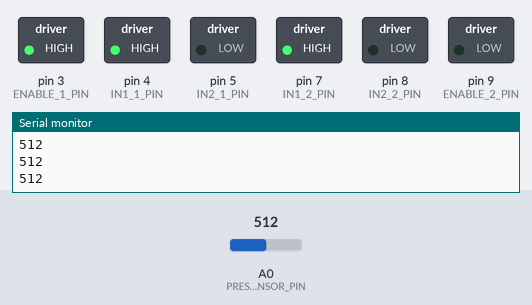
The sketch below on a simulated Arduino Uno, built with avr-gcc and run on an emulated ATmega328P. Shown: switched loads named in the sketch (green lamp = pin HIGH), the last lines printed to the serial monitor. The inputs (shaded band) are chosen by the test bench; at power-on: A0 (PRESSURE_SENSOR_PIN) = 512.

Above: at 1.2 s.
1.3 s: A0 (PRESSURE_SENSOR_PIN) set to 53
2.8 s: A0 (PRESSURE_SENSOR_PIN) set to 46
At 4.8 s:
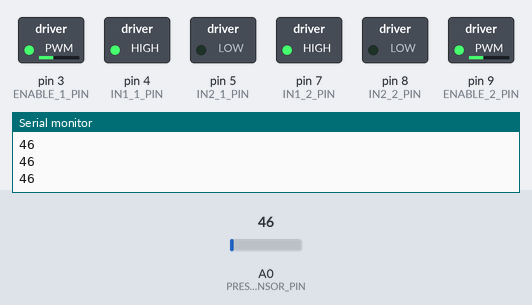
5.8 s: A0 (PRESSURE_SENSOR_PIN) set to 100
At 6.57 s:
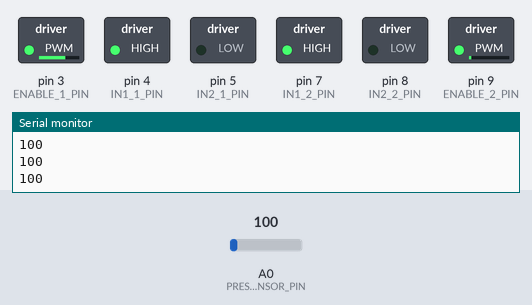
8.8 s: A0 (PRESSURE_SENSOR_PIN) set to 40
At 9.57 s:
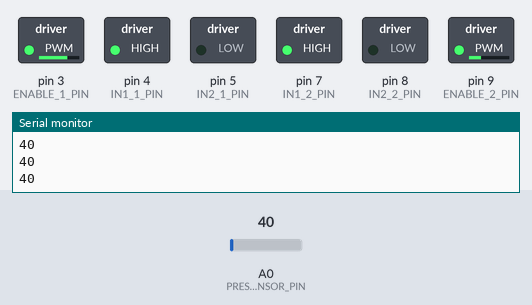
11.8 s: A0 (PRESSURE_SENSOR_PIN) set to 60
At 14.0 s:
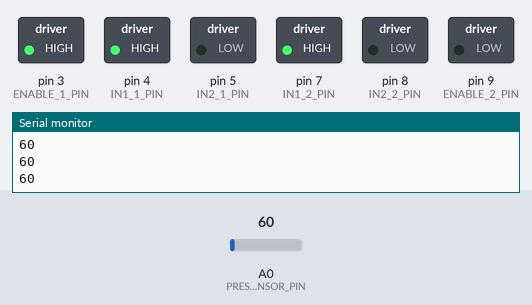
Timing chart, 0 to 15.5 s (numbered marks = the images above; inputs shaded):
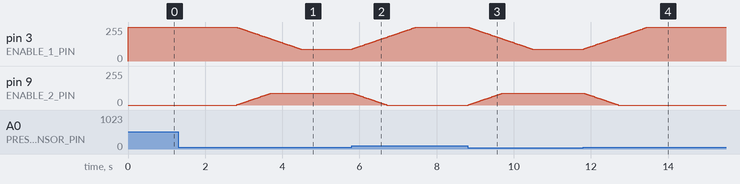

Measured:
- the behaviour switches between 50 and 49 on A0 (PRESSURE_SENSOR_PIN) (found by bisection; images 0 and 1)
- after the input at 2.8 s, pin 3 (ENABLE_1_PIN): moves from 255/255 to 90/255 over 1.7 s, starting at once; pin 9 (ENABLE_2_PIN): moves from 0/255 to 90/255 over 0.89 s, starting at once
- after the input at 5.8 s, pin 3 (ENABLE_1_PIN): moves from 90/255 to 255/255 over 1.7 s, starting at once; pin 9 (ENABLE_2_PIN): moves from 90/255 to 0/255 over 0.89 s, starting at once
- after the input at 8.8 s, pin 3 (ENABLE_1_PIN): moves from 255/255 to 90/255 over 1.7 s, starting at once; pin 9 (ENABLE_2_PIN): moves from 0/255 to 90/255 over 0.89 s, starting at once
- after the input at 11.8 s, pin 3 (ENABLE_1_PIN): moves from 90/255 to 255/255 over 1.7 s, starting at once; pin 9 (ENABLE_2_PIN): moves from 90/255 to 0/255 over 0.89 s, starting at once

The sketch:

six-lamp.ino
```cpp
// Define Pins
const int PRESSURE_SENSOR_PIN = A0;

const int ENABLE_1_PIN = 3; // PWM pin for Group 1
const int IN1_1_PIN = 4;    // Direction control pin 1 for Group 1
const int IN2_1_PIN = 5;    // Direction control pin 2 for Group 1

const int ENABLE_2_PIN = 9; // PWM pin for Group 2
const int IN1_2_PIN = 7;    // Direction control pin 1 for Group 2
const int IN2_2_PIN = 8;    // Direction control pin 2 for Group 2

// State Variables
int group1Brightness = 255; // Initial brightness for Group 1 (constantly on)
int group2Brightness = 0;   // Initial brightness for Group 2 (constantly off)
const int TARGET_BRIGHTNESS_TOUCHED = 90; // Target brightness when triggered
bool isAdjusting = false; // Flag to indicate if brightness adjustment is in progress

// Configuration Parameters
const int PRESSURE_THRESHOLD = 50; // Pressure trigger threshold
const int FADE_STEP = 2;           // Brightness change step per loop
const int LOOP_DELAY = 20;         // Main loop delay (milliseconds)

void setup() {
  // Initialize Serial Monitor (for debugging)
  Serial.begin(9600);

  // Set L298N control pins
  pinMode(ENABLE_1_PIN, OUTPUT);
  pinMode(IN1_1_PIN, OUTPUT);
  pinMode(IN2_1_PIN, OUTPUT);

  pinMode(ENABLE_2_PIN, OUTPUT);
  pinMode(IN1_2_PIN, OUTPUT);
  pinMode(IN2_2_PIN, OUTPUT);

  // Set L298N direction (enable forward drive)
  digitalWrite(IN1_1_PIN, HIGH);
  digitalWrite(IN2_1_PIN, LOW);
  digitalWrite(IN1_2_PIN, HIGH);
  digitalWrite(IN2_2_PIN, LOW);

  // Initialize light states
  analogWrite(ENABLE_1_PIN, group1Brightness);
  analogWrite(ENABLE_2_PIN, group2Brightness);

}

void loop() {
  // Read pressure sensor value
  int sensorValue = analogRead(PRESSURE_SENSOR_PIN);
  Serial.println(sensorValue); // Print sensor value for debugging

  // --- Modify trigger condition ---
  // Check if pressure is detected (trigger when sensor value is less than threshold)
  if (sensorValue < PRESSURE_THRESHOLD) {
    isAdjusting = true; // Start adjusting to target brightness

  } else {
    // If no pressure is detected (sensor value >= threshold), adjust back to initial state
    if (group1Brightness < 255 || group2Brightness > 0) {
         isAdjusting = true; // Start adjusting back to initial brightness

    }
  }

  // If brightness adjustment is needed
  if (isAdjusting) {
    // Smoothly adjust brightness for Group 1
    if (sensorValue < PRESSURE_THRESHOLD) {
        // If triggered (< threshold), decrease brightness towards target
        if (group1Brightness > TARGET_BRIGHTNESS_TOUCHED) {
            group1Brightness = max(group1Brightness - FADE_STEP, TARGET_BRIGHTNESS_TOUCHED);
        }
    } else {
        // If not triggered (>= threshold), increase brightness back to 255
        if (group1Brightness < 255) {
            group1Brightness = min(group1Brightness + FADE_STEP, 255);
        }
    }

    // Smoothly adjust brightness for Group 2
    if (sensorValue < PRESSURE_THRESHOLD) {
        // If triggered (< threshold), increase brightness towards target
        if (group2Brightness < TARGET_BRIGHTNESS_TOUCHED) {
            group2Brightness = min(group2Brightness + FADE_STEP, TARGET_BRIGHTNESS_TOUCHED);
        }
    } else {
        // If not triggered (>= threshold), decrease brightness back to 0
        if (group2Brightness > 0) {
            group2Brightness = max(group2Brightness - FADE_STEP, 0);
        }
    }


    // Update PWM output
    analogWrite(ENABLE_1_PIN, group1Brightness);
    analogWrite(ENABLE_2_PIN, group2Brightness);

    // Check if adjustment is complete (based on current state)
    bool adjustmentComplete = false;
    if (sensorValue < PRESSURE_THRESHOLD) {
        // If triggered, check if both groups reached target brightness
        adjustmentComplete = (group1Brightness == TARGET_BRIGHTNESS_TOUCHED && group2Brightness == TARGET_BRIGHTNESS_TOUCHED);
    } else {
        // If not triggered, check if both groups returned to initial brightness
        adjustmentComplete = (group1Brightness == 255 && group2Brightness == 0);
    }

    if (adjustmentComplete) {
      isAdjusting = false; // Stop adjustment
    }
  }

  delay(LOOP_DELAY); // Delay to control loop speed and smoothness of brightness change
}
```
